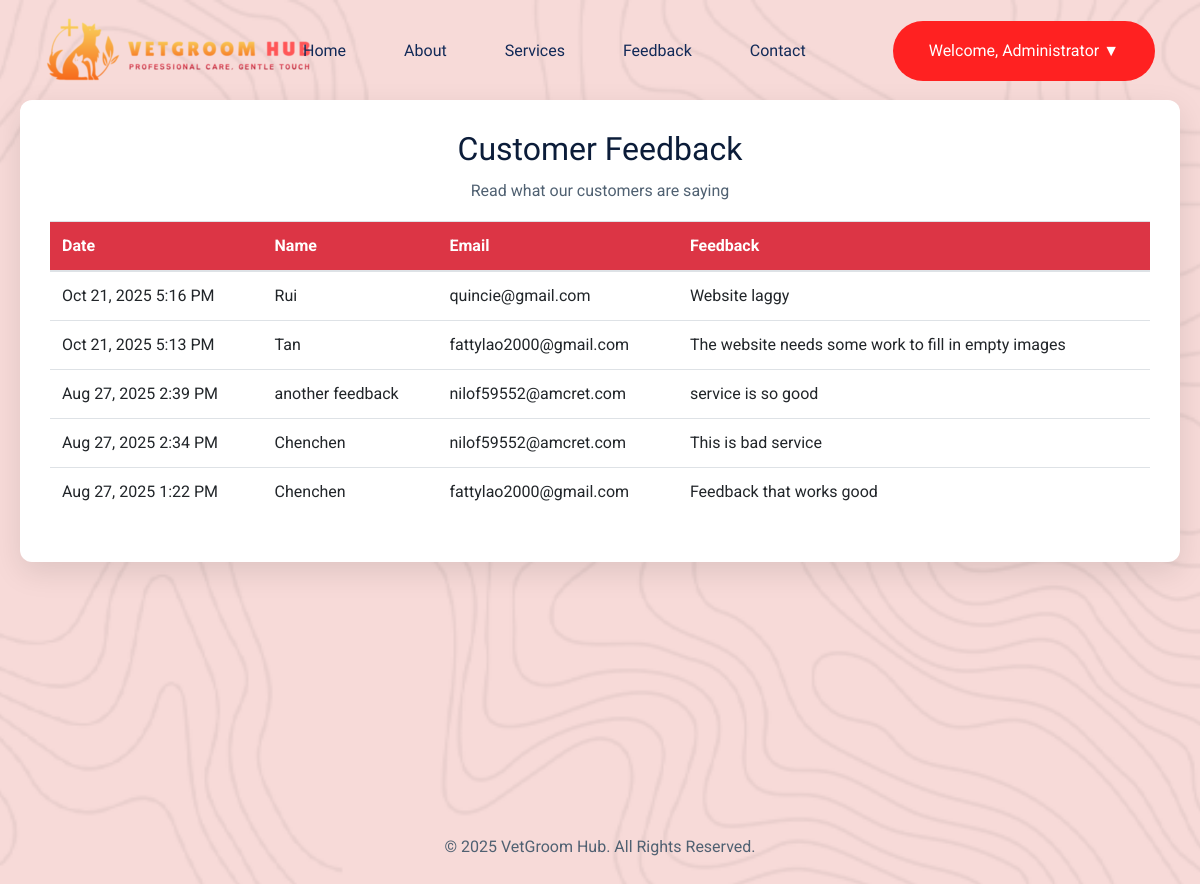
The page /codes/staff/viewFeedBack.php (signed in) on the database its author committed.
### tables this page shows
CREATE TABLE `feedback` (
  `id` int(11) NOT NULL,
  `username` varchar(100) NOT NULL,
  `email` varchar(150) NOT NULL,
  `feedback` text NOT NULL,
  `date_submitted` timestamp NOT NULL DEFAULT current_timestamp(),
  `created_at` datetime NOT NULL DEFAULT current_timestamp()
);

### codes/staff/viewFeedBack.php (the view, shortened to what this page needs)
<?php
$isLoggedIn = isset($_SESSION['user_name']);
$userName = $isLoggedIn ? $_SESSION['user_name'] : "Guest";
if (!$isLoggedIn) {
    $userRole = 'guest';
} else {
    $userRole = isset($_SESSION['user_role']) ? $_SESSION['user_role'] : 'customer';
}
require_once 'config.php';
class DatabaseHandler {
    private $servername;
    private $username;
    private $password;
    private $dbname;
    public function __construct($servername, $username, $password, $dbname) {
        $this->servername = $servername;
        $this->username = $username;
        $this->password = $password;
        $this->dbname = $dbname;
    }
    public function connect() {
        $max_retries = 3;
        for ($attempt = 1; $attempt <= $max_retries; $attempt++) {
            try {
                $conn = new mysqli($this->servername, $this->username, $this->password, $this->dbname);
                if (!$conn->connect_error) {
                    return $conn;
                }
            } catch (Exception $e) {
                error_log("Connection exception: " . $e->getMessage());
            }
        }
        return false;
    }
}
$dbHandler = new DatabaseHandler($servername, $username, $password, $dbname);
$conn = $dbHandler->connect();
$feedbackData = [];
if ($conn) {
    $sql = "SELECT username, email, feedback, created_at FROM feedback ORDER BY created_at DESC";
    $result = $conn->query($sql);
    if ($result && $result->num_rows > 0) {
        while($row = $result->fetch_assoc()) {
            $feedbackData[] = $row;
        }
    }
} else {
    $databaseError = true;
}
?>
<!doctype html>
<html lang="en">
<head>
    <link rel="stylesheet" href="assets/css/bootstrap.min.css">
    <link rel="stylesheet" href="assets/css/style.css">
</head>
<body>
    <header>
        <div class="header-area header-transparent">
            <div class="main-header header-sticky">
                <div class="container-fluid">
                    <div class="row align-items-center">
                        <div class="col-xl-2 col-lg-2">
                            <div class="logo">
                                <a href="index.php"><img src="assets/img/logo/logo.png" alt="VetGroom Hub"></a>
                            </div>
                        </div>
                        <div class="col-xl-10 col-lg-10">
                            <div class="menu-main d-flex align-items-center justify-content-end">
                                <div class="main-menu f-right d-none d-lg-block">
                                    <nav>
                                        <ul id="navigation">
                                            <li><a href="index.php">Home</a></li>
                                            <li><a href="aboutUs.php">About</a></li>
                                            <li><a href="viewService.php">Services</a></li>
                                            <li class="active"><a href="feedback.php">Feedback</a></li>
                                            <li><a href="contact.php">Contact</a></li>
                                        </ul>
                                    </nav>
                                </div>
                                <div class="header-right-btn f-right d-none d-lg-block ml-30">
                                    <div class="dropdown">
                                        <a href="#" class="header-btn">
                                            Welcome, <?php echo htmlspecialchars($userName); ?> ▼
                                        </a>
                                    </div>
                                </div>
                            </div>
                        </div>
                    </div>
                </div>
            </div>
        </div>
    </header>
    <main class="dashboard-container">
        <div class="dashboard-card">
            <div class="dashboard-header text-center">
                <h2>Customer Feedback</h2>
                <p>Read what our customers are saying</p>
            </div>
            <?php if ($userRole === 'admin' || $userRole === 'staff'): ?>
                <table class="table feedback-table">
                    <thead>
                        <tr>
                            <?php if ($userRole === 'admin'): ?>
                                <th>Date</th><th>Name</th><th>Email</th><th>Feedback</th>
                            <?php else: ?>
                                <th>Name</th><th>Feedback</th>
                            <?php endif; ?>
                        </tr>
                    </thead>
                    <tbody>
                        <?php foreach ($feedbackData as $fb): ?>
                        <tr>
                            <?php if ($userRole === 'admin'): ?>
                                <td><?php echo date("M j, Y g:i A", strtotime($fb['created_at'])); ?></td>
                                <td><?php echo htmlspecialchars($fb['username']); ?></td>
                                <td><?php echo htmlspecialchars($fb['email']); ?></td>
                                <td><?php echo htmlspecialchars($fb['feedback']); ?></td>
                            <?php else: ?>
                                <td><?php echo htmlspecialchars($fb['username']); ?></td>
                                <td><?php echo htmlspecialchars($fb['feedback']); ?></td>
                            <?php endif; ?>
                        </tr>
                        <?php endforeach; ?>
                    </tbody>
                </table>
            <?php else: ?>
                <p class="text-center text-danger">Access restricted. Please sign in as staff or admin.</p>
            <?php endif; ?>
        </div>
    </main>
    <footer>
        <div class="footer-area footer-padding">
            <div class="container">
                <p class="text-center">&copy; <?php echo date("Y"); ?> VetGroom Hub. All Rights Reserved.</p>
            </div>
        </div>
    </footer>
</body>
</html>

### codes/staff/viewFeedBack.php (style rules this page uses)
body { opacity: 0; animation: fadeInAnimation ease 1s; animation-fill-mode: forwards; background-image: url('assets/img/hero/hero2.png'); background-repeat: no-repeat; background-attachment: fixed; background-size: cover; background-position: center; }
.dashboard-container { padding: 20px; max-width: 1200px; margin: 80px auto; }
.dashboard-card { background: white; border-radius: 12px; box-shadow: 0 10px 30px rgba(0,0,0,0.1); padding: 30px; }
.feedback-table th { background-color: #dc3545; color: white; }
.dropdown { position: relative; display: inline-block; }
.dropdown > .header-btn { display: inline-block; text-align: center; }

### rows shown on the page
feedback: created_at "Oct 21, 2025 5:16 PM", username "Rui", email "quincie@gmail.com", feedback "Website laggy"
feedback: created_at "Oct 21, 2025 5:13 PM", username "Tan", email "fattylao2000@gmail.com", feedback "The website needs some work to fill in empty images"
feedback: created_at "Aug 27, 2025 2:39 PM", username "another feedback", email "nilof59552@amcret.com", feedback "service is so good"
feedback: created_at "Aug 27, 2025 2:34 PM", username "Chenchen", email "nilof59552@amcret.com", feedback "This is bad service"
feedback: created_at "Aug 27, 2025 1:22 PM", username "Chenchen", email "fattylao2000@gmail.com", feedback "Feedback that works good"

### other values the page prints
$userName "Administrator"
